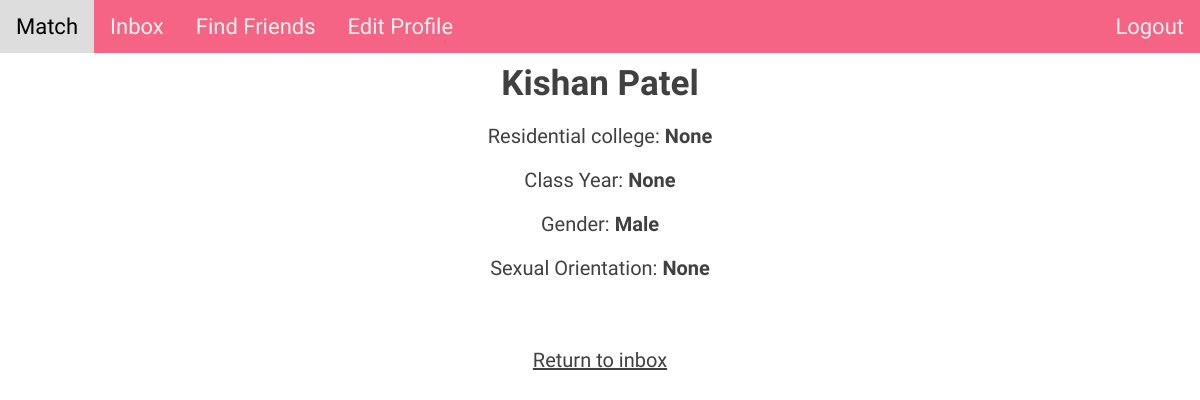
Page /view_profile?match=kpatel (signed in) on the committed database.
### tables this page shows
CREATE TABLE users (
    id integer primary key autoincrement,
    first_name text not null,
    last_name text not null,
    username text not null,
    password text not null,
    phone_number text,
    college text,
    class_year text,
    gender text,
    orientation text,
    preference text
);

### main.py (the view)
@app.route('/view_profile', methods=['GET'])
def view_profile():
    match = request.args.get('match')
    username = session["username"]
    dict_info = retrieve_profile_info(match)
    return render_template('view_profile.html', username=username,
                           first_name=dict_info["first_name"],
                           last_name=dict_info["last_name"],
                           number=dict_info["number"],
                           college=dict_info["college"],
                           class_year=dict_info["class_year"],
                           gender=dict_info["gender"],
                           orientation=dict_info["orientation"])

### models.py (called while the page is built)
def retrieve_profile_info(username):
    con = sql.connect("database.db")
    cur = con.cursor()
    query = "SELECT * FROM users WHERE username = ?"
    cur.execute(query, [username])
    info = cur.fetchone()
    first_name = info[1]
    last_name = info[2]
    number = info[5]
    college = info[6]
    class_year = info[7]
    gender = info[8]
    orientation = info[9]
    match_preference = info[10]
    info_dict = {"first_name": first_name, "last_name": last_name, "number": number,
                 "college": college, "class_year": class_year, "gender": gender,
                 "orientation": orientation, "match_preference": match_preference}
    return info_dict

### templates/view_profile.html (shortened to what this page needs)
<!DOCTYPE html>
<html lang="en">
    <head>
        <link href="static/css/view_profile.css" rel="stylesheet" type="text/css" media="all">
    </head>
    <body>
        {% include "header.html" %}
        <h1 class="title">{{first_name}} {{last_name}}</h1>
        <p>Residential college: <b>{{college}}</b></p>
        <p>Class Year: <b>{{class_year}}</b></p>
        <p>Gender: <b>{{gender}}</b></p>
        <p>Sexual Orientation: <b>{{orientation}}</b></p>
        <br>
        <br>
        <div class="return">
            <a href="/inbox">Return to inbox</a>
        </div>
        <br>
    </body>
</html>

### static/css/view_profile.css (style rules this page uses)
body { margin: 0; padding: 0; background: white; }
h1 { font-family: 'Domine'; font-style: normal; font-weight: 700; font-size: 35px; color: #404040; margin: 0; margin-top: 10px; text-align: center; }
p, a { font-family: 'M PLUS Rounded 1c'; font-size: 20px; color: #404040; text-align: center; }
.return { display: flex; align-items: center; justify-content: center; margin-top: 1%; }

### rows in the picture
users: first_name "Kishan", last_name "Patel", gender "Male"

### other values in the picture
{{ college }} "None"
{{ class_year }} "None"
{{ orientation }} "None"
